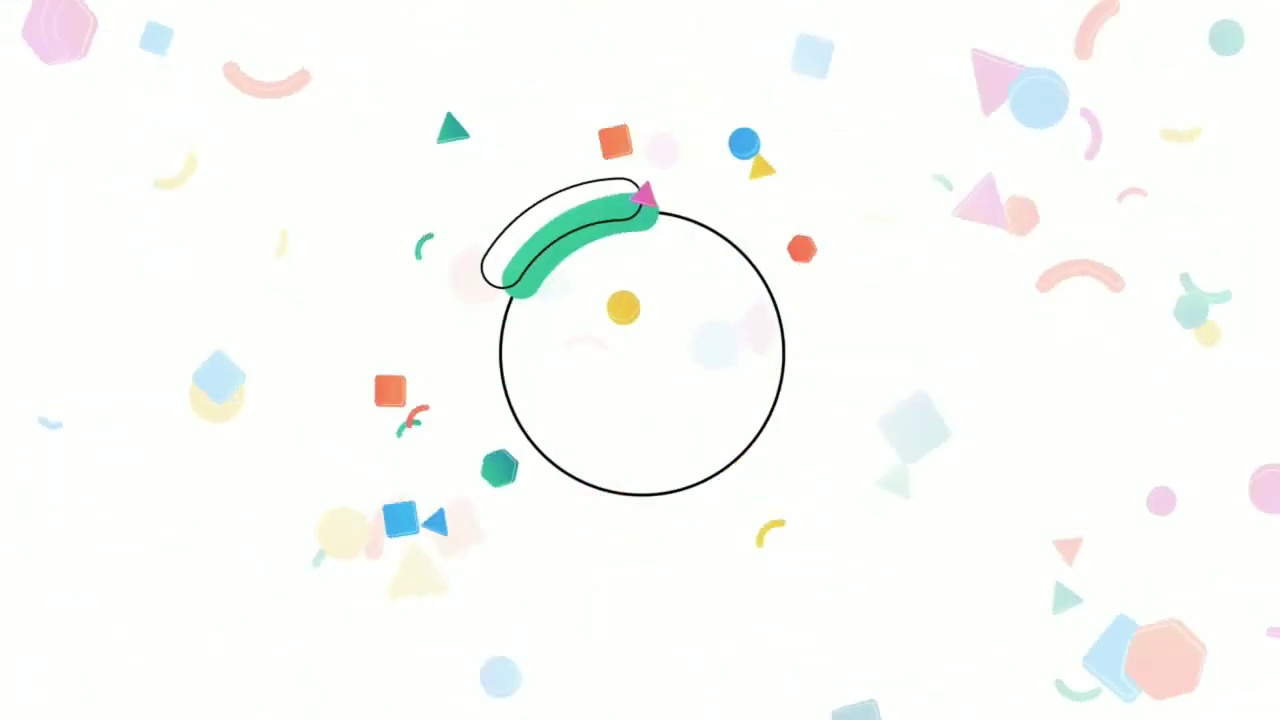
#> input picture Assignments/Week4/Python/Video_python/frame10.jpg, 1280 x 720 px; its folder holds 4 pictures in this run
$ python in8bit.py
#> lines starting #> are read from the running program, lines starting #| are printed output that depends on the picture
import numpy as np
from cv2 import cv2

hinhso = 10

img_bandau = cv2.imread('frame%d.jpg'%hinhso)
#> img_bandau is the input picture: shape (720, 1280, 3); mean B, G, R 248, 251.2, 248.6

f1 = open('Red%d.txt'%hinhso ,'w')
f2 = open('Green%d.txt'%hinhso,'w')
f3 = open('Blue%d.txt'%hinhso,'w')
f4 = open('Gray%d.txt'%hinhso,'w')

new_width = 206
new_height = 206

img = cv2.resize(img_bandau, (new_width,new_height))
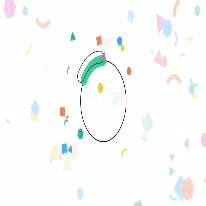
#> img: shape (206, 206, 3); mean B, G, R 248, 251.2, 248.6

for i in range(0,img.shape[0]):
    for j in range(0,img.shape[1]):
        r = img[i,j][2]
        g = img[i,j][1]
        b = img[i,j][0]

        gray = int(0.299*r + 0.587*g + 0.114*b)

        gray2 = str(gray)
        f4.write(gray2)
        f4.write("\n")


        a1 = bin(r)[2:].zfill(8)
        b1 = bin(g)[2:].zfill(8)
        c1 = bin(b)[2:].zfill(8)


        print(a1,b1,c1)

        f1.write(a1)
        f1.write("\n")

        f2.write(b1)
        f2.write("\n")

        f3.write(c1)
        f3.write("\n")
f1.close()
f2.close()
f3.close()
f4.close()
